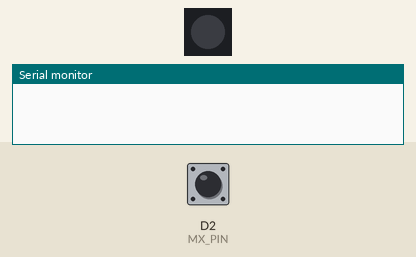
Simulated run of this sketch. Board: ESP8266 (NodeMCU). On the bench: 1 RGB LEDs in strip order, left to right, the last lines printed to the serial monitor. The inputs (shaded band) are chosen by the test bench; at power-on: D2 (MX_PIN) HIGH. Dim RGB values are drawn brighter than linear; USB keyboard and mouse output is not drawn.

Above: at 1.3 s.
1.4 s: D2 (MX_PIN) pulled LOW for 0.15 s
At 1.62 s:
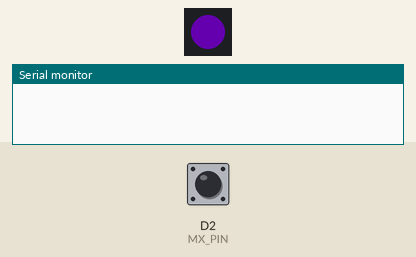
3.3 s: D2 (MX_PIN) pulled LOW for 3.2 s
At 7.8 s:
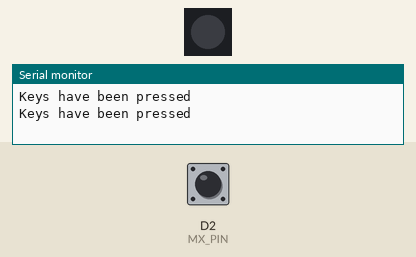
Timing chart, 0 to 9.3 s (numbered marks = the images above; inputs shaded):
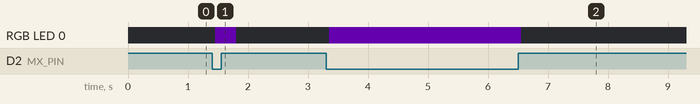

Measured:
- after the input at 1.4 s, RGB LED 0: off → RGB(29, 0, 50) after 0.05 s, → off 0.35 s later
- after the input at 3.3 s, RGB LED 0: off → RGB(29, 0, 50) after 0.05 s, → off 3.2 s later

The sketch:

TheGithubButton.ino
```cpp
#include <Keyboard.h>
#include <Adafruit_NeoPixel.h>

#define LED_PIN D3
#define MX_PIN D2
#define LED_COUNT 1

int mxState = 0;

Adafruit_NeoPixel pixel(LED_COUNT, LED_PIN, NEO_GRB + NEO_KHZ800);

bool buttonState = false;
bool lastButtonState = false;
unsigned long debounceDelay = 50;
unsigned long lastDebounceTime = 0;
bool keyPressed = false;

void setup() {
  Serial.begin(115200);
  Keyboard.begin();
  delay(100);
  pinMode(MX_PIN, INPUT_PULLUP);
  pixel.begin();
  pixel.show();
  pixel.setBrightness(50);
}

void loop() {
  mxState = digitalRead(MX_PIN);
  if (mxState != lastButtonState) {
    lastDebounceTime = millis();
  }

  if ((millis() - lastDebounceTime) > debounceDelay) {
    if (mxState != buttonState) {
      buttonState = mxState;
      if (buttonState == HIGH) {
        keyPressed = false;
        pixel.setPixelColor(0, pixel.Color(0, 0, 0));
        pixel.show();
      } else {
        if (!keyPressed) {
          pixel.setPixelColor(0, pixel.Color(150, 0, 255));
          pixel.show();


          Keyboard.press(KEY_LEFT_CTRL);
          delay(100);
          Keyboard.press(KEY_LEFT_ALT);
          delay(100);
          Keyboard.press('c');
          delay(100);
          Keyboard.releaseAll();


          Serial.println("Keys have been pressed");

          keyPressed = true;
        }
      }
    }
  }

  lastButtonState = mxState;
}
```
